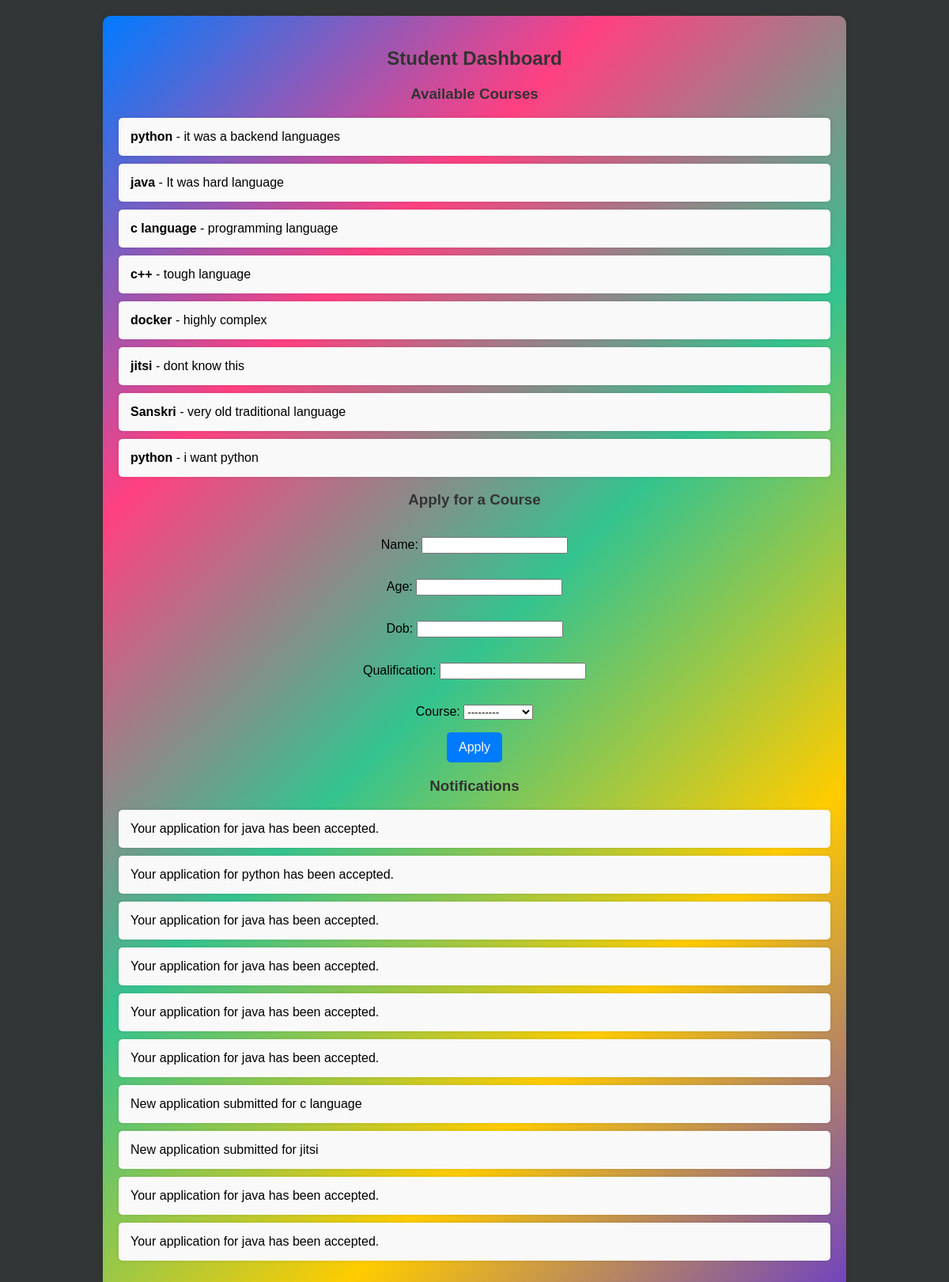
Screenshot of /student/dashboard/ (signed in) with the database file from the repository.
### admissions/models.py (models this page shows, shortened)
class Course(models.Model):
    title = models.CharField(max_length=100)
    description = models.TextField()
    def __str__(self):
        return self.title

class Notification(models.Model):
    student = models.ForeignKey(Student, on_delete=models.CASCADE)
    message = models.TextField()
    created_at = models.DateTimeField(auto_now_add=True)
    read = models.BooleanField(default=False)

### admissions/views.py (the view)
# urls.py: path('student/dashboard/', views.student_dashboard, name='student_dashboard'),
@login_required
def student_dashboard(request):
    try:
        student = request.user.student
    except Student.DoesNotExist:
        student = Student.objects.create(user=request.user)
    notifications = Notification.objects.filter(student=student)
    courses = Course.objects.all()
    if request.method == 'POST':
        print("Received a POST request to submit the course application form.")
        form = CourseApplicationForm(request.POST)
        if form.is_valid():
            application = form.save(commit=False)
            application.student = student
            application.save()
            Notification.objects.create(
                student=student,
                message=f"New application submitted for {application.course.title}"
            )
            print("Form data saved successfully:", form.cleaned_data)
            return redirect('student_dashboard')
        else:
            print("Form errors:", form.errors)
    else:
        form = CourseApplicationForm()
    admin_group = get_object_or_404(Group, name='admin')
    return render(request, 'student_dashboard.html', {'courses': courses, 'notifications': notifications, 'form': form})

### admissions/forms.py
class CourseApplicationForm(forms.ModelForm):
    class Meta:
        model = CourseApplication
        fields = ['name', 'age', 'dob', 'qualification', 'course']

### admissions/templates/student_dashboard.html (shortened to what this page needs)
<!DOCTYPE html>
<html lang="en">
<head>
</head>
<body>
    <div class="container">
        <h2>Student Dashboard</h2>
        <h3>Available Courses</h3>
        <ul>
            {% for course in courses %}
                <li>
                    <strong>{{ course.title }}</strong> - {{ course.description }}
                </li>
            {% endfor %}
        </ul>
        <h3>Apply for a Course</h3>
        <form method="post">
            {{ form.as_p }}
            <button type="submit">Apply</button>
        </form>
        <h3>Notifications</h3>
        <ul>
            {% for notification in notifications %}
                <li>{{ notification.message }}</li>
            {% endfor %}
        </ul>
    </div>
</body>
</html>

### admissions/templates/student_dashboard.html (style rules this page uses)
body { font-family: 'Arial', sans-serif; background-color: #333636; margin: 0; padding: 20px; }
.container { max-width: 900px; margin: 0 auto; background: linear-gradient(135deg, #007bff, #ff4081, #34c38f, #ffcc00, #6f42c1); padding: 20px; border-radius: 10px; box-shadow: 0 0 10px rgba(0, 0, 0, 0.1); }
h2, h3 { color: #333; text-align: center; }
ul { list-style: none; padding: 0; }
li { background: #f9f9f9; margin: 10px 0; padding: 15px; border-radius: 5px; box-shadow: 0 0 5px rgba(0, 0, 0, 0.1); }
form { display: flex; flex-direction: column; align-items: center; margin-top: 20px; }
button { padding: 10px 15px; font-size: 1em; border: none; border-radius: 5px; cursor: pointer; background-color: #007bff; color: white; transition: background-color 0.3s; }

### rows the page displays
Course: title "python", description "it was a backend languages"
Course: title "java", description "It was hard language"
Course: title "c language", description "programming language"
Course: title "c++", description "tough language"
Course: title "docker", description "highly complex"
Course: title "jitsi", description "dont know this"
Course: title "Sanskri", description "very old traditional language"
Course: title "python", description "i want python"
Notification: message "Your application for java has been accepted."
Notification: message "Your application for python has been accepted."
Notification: message "Your application for java has been accepted."
Notification: message "Your application for java has been accepted."
Notification: message "Your application for java has been accepted."
Notification: message "Your application for java has been accepted."
Notification: message "New application submitted for c language"
Notification: message "New application submitted for jitsi"
Notification: message "Your application for java has been accepted."
Notification: message "Your application for java has been accepted."
